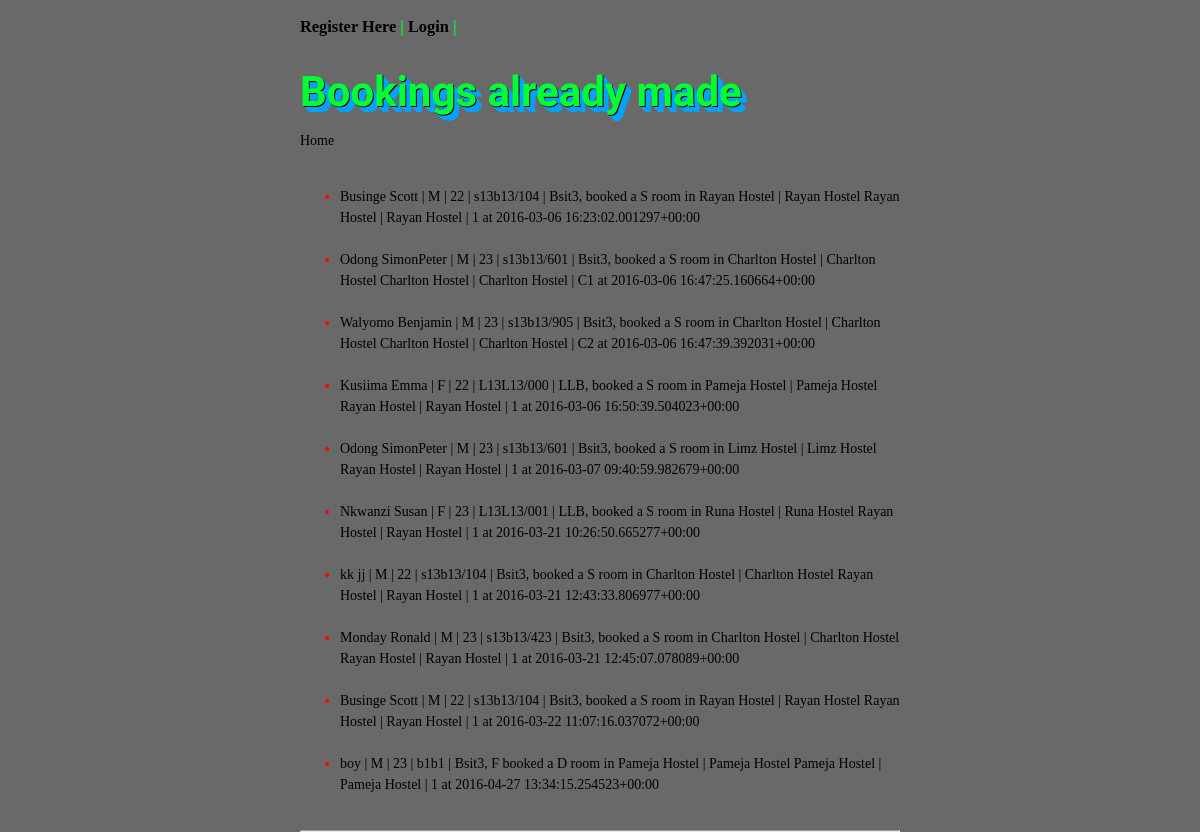
Before: /booking/ with the older database file.
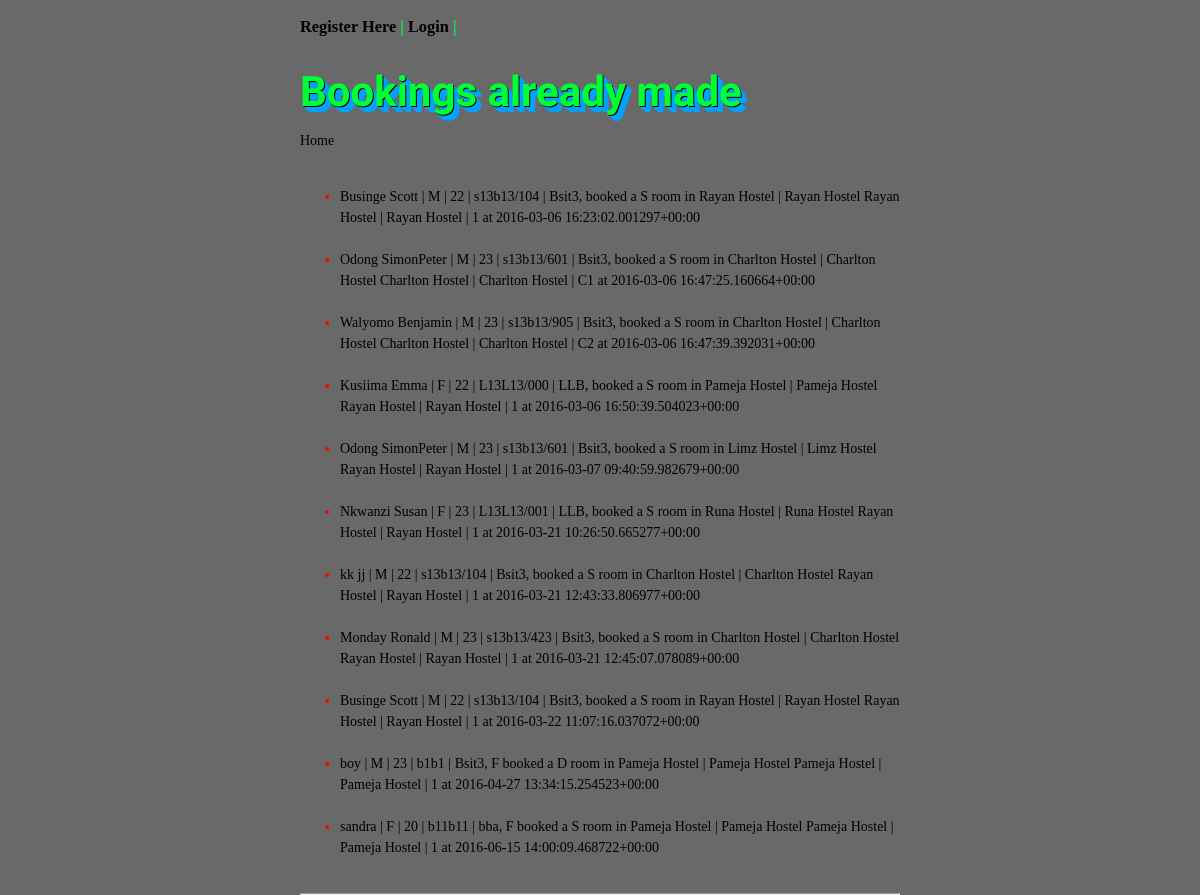
After: the same page with the newer database file.
### Gyobera/models.py (models this page shows)
class Booking(models.Model):
    Book_No = models.IntegerField(default=1)
    Gender = models.CharField(max_length=1, choices=[('M', 'Male'), ('F', 'Female')], default="--")
    Hostel = models.ForeignKey(List, null=True, blank=True)
    Room_Number = models.ForeignKey(Room)
    Room_capacity = models.CharField(max_length=1, choices=[('S', 'Single'), ('D', 'Double')], default="--")
    Booked_by = models.ForeignKey(Student, default='--')
    Booked_on = models.DateTimeField(auto_now_add=True)
    def __str__(self):
        return '{}, {} booked a {} room in {} {} at {}'.format(
            self.Booked_by, self.Gender, self.Room_capacity, self.Hostel, self.Room_Number, self.Booked_on)

class Student(models.Model):
    Names = models.CharField(max_length=100, blank=False)
    Sex = models.CharField(max_length=1, choices=[('M', 'Male'), ('F', 'Female')])
    Age = models.IntegerField(blank=False)
    Registration_Number = models.CharField(max_length=100, blank=False)
    Course = models.CharField(max_length=100, blank=False)
    def __str__(self):
        return '{} | {} | {} | {} | {}'.format(self.Names, self.Sex, self.Age, self.Registration_Number, self.Course)

class List(models.Model):
    classification = models.ForeignKey(Classification)
    title = models.CharField(max_length=128)
    gender = models.CharField(max_length=1, choices=[('M', 'Male'), ('F', 'Female')], default="")
    Custodian = models.CharField(max_length=25, blank=True)
    description = models.TextField(blank=True)
    url = models.URLField()
    views = models.IntegerField(default=0)
    def __str__(self):
        return '{} | {}'.format(self.title, self.title)

class Room(models.Model):
    Hostel = models.ForeignKey(List)
    Room_Number = models.CharField(max_length=50)
    Total_rooms = models.IntegerField(default=0, blank=True)
    Price_single = models.IntegerField(default=0, blank=True)
    Price_double = models.IntegerField(default=0, blank=True)
    def __str__(self):
        return ' {}   |   {} '.format(self.Hostel, self.Room_Number)

### Gyobera/views.py (the view)
# urls.py: url(r'^booking/$', views.booking, name='booking'),
def booking(request):
    context_dict = {}
    context = RequestContext(request)
    booking_list = Booking.objects.all()
    for booking in booking_list:
        context_dict = {'bookings': booking_list}
    return render_to_response('gyobera/view_bookings.html', context_dict, context)

### templates/gyobera/view_bookings.html (shortened to what this page needs)
{% extends 'base.html' %}
{% load staticfiles %}
{% block body_block %}
    <h1><strong>Bookings already made </strong></h1><a href="/Gyobera/">Home</a><br/><br/>
          {% if bookings %}
            <ul>
                {% for booking in bookings %}
                <li><a href="{{ booking_list}}">{{ booking }}</a></li><br/>
                {% endfor %}
            </ul>
        {% else %}
            <strong>There are no bookings made.</strong>
        {% endif %}
{% endblock %}

### templates/base.html (shortened to what this page needs)
<!DOCTYPE html>
<html>
    <head>
    <link rel="stylesheet" type="text/css" href="/static/css/main.css"/>
    </head>
    <body>
        <div>
          <nav> <h3>
    {% if user.is_authenticated %}
        <a href="{% url 'about' %}">About</a> |
        <a href="{% url 'gallery' %}">Hostel Details</a> |
        <a href="{% url 'book' %}">Book_Now</a> |
        <a href="{% url 'payment' %}">Payment_deposit</a> |
        <a href="{% url 'booking' %}">View_Bookings</a> |
        <a href="{% url 'rooms' %}">Available_Rooms</a> |
        <a href="{% url 'contact' %}">Contact_us</a> |
        <a href="{% url 'registry' %}">Students_Registry</a> |
        <a href="{% url 'student' %}">Register Here</a> |
        <a href="{% url 'add_classification' %}">Add a New Classification</a> |
        <a href="{% url 'logout' %}">Logout</a> |
    {% else %}
        <a href="{% url 'register' %}">Register Here</a> |
        <a href="{% url 'login' %}">Login</a> |
    {% endif %}
    </h3>
    </nav>
            {% block body_block %}{% endblock %}
        </div>
    </body>
</html>

### static/css/main.css (style rules this page uses)
html, body { margin: 0; padding: 0; height: 100%; font: 14px/21px 'Tahoma'; }
html { color: red; background: dimgrey; }
body { margin: 0 auto; min-height: 100%; position: relative; max-width: 600px; }
h1, h2, h3, h4, h5, h6 { color: #00FF33; }
h1 { font-family: 'Passion One', cursive; font-weight: normal; padding: 15px 0 0 0; font-size: 3em; text-shadow: 1px 1px #000, 2px 2px #02a2fe, 3px 3px #02a2fe, 4px 4px #02a2fe, 5px 5px #02a2fe, 6px 6px #02a2fe; }
a { color: black; text-decoration: none; }

Changed rows visible on the page:
added Booking: Booked_by+Gender+Room_capacity "sandra | F | 20 | b11b11 | bba, F booked a S room in Pameja Hostel | Pameja Hostel Pameja Hostel | Pameja Hostel | 1 at 2016-06-15 14:00:09.468722+00:00"
